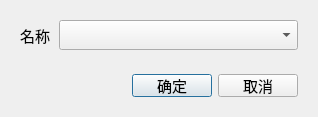
<?xml version="1.0" encoding="UTF-8"?>
<ui version="4.0">
 <class>OpenProjectDialog</class>
 <widget class="QDialog" name="OpenProjectDialog">
  <property name="geometry">
   <rect>
    <x>0</x>
    <y>0</y>
    <width>318</width>
    <height>102</height>
   </rect>
  </property>
  <property name="font">
   <font>
    <family>新宋体</family>
    <pointsize>11</pointsize>
   </font>
  </property>
  <property name="windowTitle">
   <string>打开导图</string>
  </property>
  <layout class="QVBoxLayout" name="verticalLayout">
   <item>
    <widget class="QWidget" name="widget_2" native="true">
     <layout class="QHBoxLayout" name="horizontalLayout">
      <item>
       <widget class="QLabel" name="label">
        <property name="minimumSize">
         <size>
          <width>33</width>
          <height>0</height>
         </size>
        </property>
        <property name="maximumSize">
         <size>
          <width>33</width>
          <height>16777215</height>
         </size>
        </property>
        <property name="text">
         <string>名称：</string>
        </property>
       </widget>
      </item>
      <item>
       <widget class="QComboBox" name="cbbProjects"/>
      </item>
     </layout>
    </widget>
   </item>
   <item>
    <widget class="QWidget" name="widget" native="true">
     <property name="minimumSize">
      <size>
       <width>0</width>
       <height>41</height>
      </size>
     </property>
     <property name="maximumSize">
      <size>
       <width>16777215</width>
       <height>41</height>
      </size>
     </property>
     <layout class="QHBoxLayout" name="horizontalLayout_2">
      <item>
       <spacer name="horizontalSpacer">
        <property name="orientation">
         <enum>Qt::Horizontal</enum>
        </property>
        <property name="sizeHint" stdset="0">
         <size>
          <width>123</width>
          <height>20</height>
         </size>
        </property>
       </spacer>
      </item>
      <item>
       <widget class="QPushButton" name="btnOk">
        <property name="text">
         <string>确定</string>
        </property>
       </widget>
      </item>
      <item>
       <widget class="QPushButton" name="btnCancel">
        <property name="text">
         <string>取消</string>
        </property>
       </widget>
      </item>
     </layout>
    </widget>
   </item>
  </layout>
 </widget>
 <resources/>
 <connections/>
</ui>
